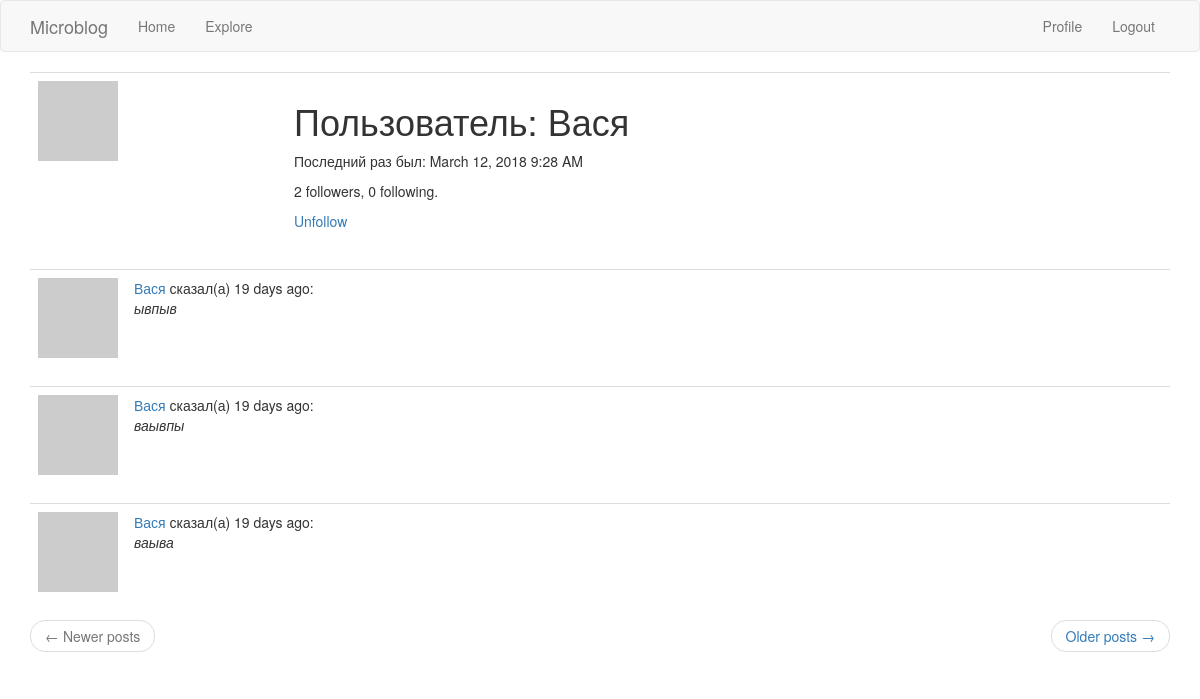
Before: /user/Вася (signed in) with the older database file.
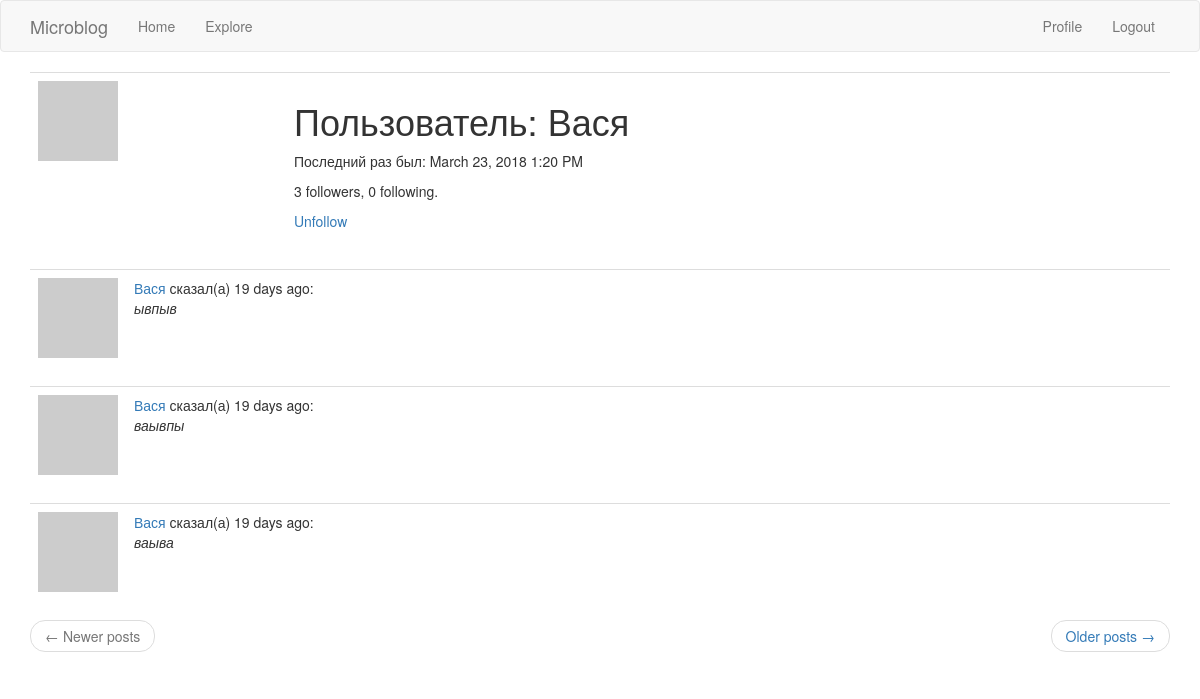
After: the same page with the newer database file.
### app/models.py (models this page shows, shortened)
class User(UserMixin, db.Model):
    id = db.Column(db.Integer, primary_key=True)
    username = db.Column(db.String(64), index=True, unique=True)
    email = db.Column(db.String(120), index=True, unique=True)
    password_hash = db.Column(db.String(128))
    posts = db.relationship('Post', backref='author', lazy='dynamic')
    about_me = db.Column(db.String(256))
    last_seen = db.Column(db.DateTime, default=datetime.utcnow)
    followed = db.relationship(
        'User', secondary=followers,
        primaryjoin=(followers.c.follower_id == id),
        secondaryjoin=(followers.c.followed_id == id),
        backref=db.backref('followers', lazy='dynamic'),
        lazy='dynamic'
    )
    def avatar(self, size):
        digest = md5(self.email.lower().encode('utf-8')).hexdigest()
        return 'https://www.gravatar.com/avatar/{0}?d=identicon&s={1}'.format(digest, size)
    def is_following(self, user):
        return self.followed.filter(followers.c.followed_id == user.id).count() > 0

class Post(db.Model):
    id = db.Column(db.Integer, primary_key=True)
    body = db.Column(db.String(140))
    timestamp = db.Column(db.DateTime, index=True, default=datetime.utcnow)
    user_id = db.Column(db.Integer, db.ForeignKey('user.id'))

### app/main/routes.py (the view)
@bp.route('/user/<username>')
@login_required
def user(username):
    u = User.query.filter_by(username=username).first_or_404()
    page = request.args.get('page', 1, type=int)
    posts = u.posts.order_by(Post.timestamp.desc()).paginate(page, current_app.config['POSTS_PER_PAGE'], False)
    next_url = url_for('main.user', username=u.username, page=posts.next_num) if posts.has_next else None
    prev_url = url_for('main.user', username=u.username, page=posts.prev_num) if posts.has_prev else None
    return render_template('user.html', user=u,
                           posts=posts.items, next_url=next_url, prev_url=prev_url)

### app/main/routes.py (called while the page is built)
@bp.before_request
def before_request():
    if current_user.is_authenticated:
        current_user.last_seen = datetime.utcnow()
        db.session.commit()

### app/models.py (called while the page is built)
@login.user_loader
def load_user(id):
    return User.query.get(int(id))

### app/templates/user.html (shortened to what this page needs)
{% extends "base.html" %}
{% block app_content %}
    <table class="table table-hover">
        <tr>
            <td width="256px"><img src="{{ user.avatar(256) }}"></td>
            <td>
                <h1>Пользователь: {{ user.username }}</h1>
                {% if user.last_seen %}
                    <p>Последний раз был: {{ moment(user.last_seen).format('LLL') }}</p>
                {% endif %}
                <p>
                    {{ user.followers.count() }} followers, {{ user.followed.count() }} following.
                </p>
                {% if user == current_user %}
                    <p>
                        <a href="{{ url_for('main.edit_profile') }}">Редактировать профиль</a>
                    </p>
                {% elif not current_user.is_following(user) %}
                    <p>
                        <a href="{{ url_for('main.follow', username=user.username) }}">Follow</a>
                    </p>
                {% else %}
                    <p>
                        <a href="{{ url_for('main.unfollow', username=user.username) }}">Unfollow</a>
                    </p>
                {% endif %}
            </td>
        </tr>
    </table>
    {% for post in posts %}
        {% include '_post.html' %}
    {% endfor %}
    <nav aria-label="...">
        <ul class="pager">
            <li class="previous{% if not prev_url %} disabled{% endif %}">
                <a href="{{ prev_url or '#' }}">
                    <span aria-hidden="true">&larr;</span> Newer posts
                </a>
            </li>
            <li class="next{% if not next_url %} disabled{% endif %}">
                <a href="{{ next_url or '#' }}">
                    Older posts <span aria-hidden="true">&rarr;</span>
                </a>
            </li>
        </ul>
    </nav>
{% endblock %}

### app/templates/base.html (shortened to what this page needs)
{% extends 'bootstrap/base.html' %}
{% block navbar %}
<nav class="navbar navbar-default">
    <div class="container">
        <div class="navbar-header">
            <a class="navbar-brand" href="{{ url_for('main.index') }}">Microblog</a>
        </div>
        <div class="collapse navbar-collapse" id="bs-example-navbar-collapse-1">
            <ul class="nav navbar-nav">
                <li><a href="{{ url_for('main.index') }}">Home</a></li>
                <li><a href="{{ url_for('main.explore') }}">Explore</a></li>
            </ul>
            <ul class="nav navbar-nav navbar-right">
                {% if current_user.is_anonymous %}
                <li><a href="{{ url_for('auth.login') }}">Login</a></li>
                {% else %}
                <li><a href="{{ url_for('main.user', username=current_user.username) }}">Profile</a></li>
                <li><a href="{{ url_for('auth.logout') }}">Logout</a></li>
                {% endif %}
            </ul>
        </div>
    </div>
</nav>
{% endblock %}
{% block content %}
<div class="container">
    {% block app_content %}{% endblock %}
</div>
{% endblock %}

### app/templates/_post.html
<table class="table table-hover">
    <tr>
        <td width="64px">
            <a href="{{ url_for('main.user', username=post.author.username) }}">
                <img src="{{ post.author.avatar(64) }}" />
            </a>
        </td>
        <td>
            <a href="{{ url_for('main.user', username=post.author.username) }}">
                {{ post.author.username }}
            </a>
            сказал(а) {{ moment(post.timestamp).fromNow() }}:
            <br>
            <i>{{ post.body }}</i>
        </td>
    </tr>
</table>

Changed rows visible on the page:
changed User "Вася": last_seen "March 12, 2018 9:28 AM" → "March 23, 2018 1:20 PM"
Other visible differences:
{{ user.followers.count() }}: "2" → "3"
